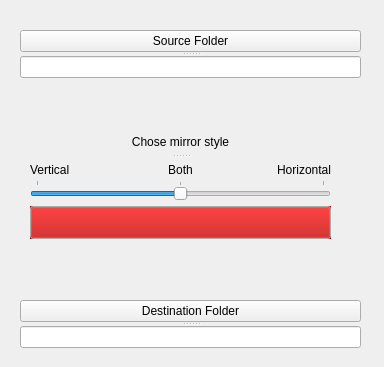
<?xml version="1.0" encoding="UTF-8"?>
<ui version="4.0">
 <class>MainWindow</class>
 <widget class="QMainWindow" name="MainWindow">
  <property name="geometry">
   <rect>
    <x>0</x>
    <y>0</y>
    <width>384</width>
    <height>367</height>
   </rect>
  </property>
  <property name="windowTitle">
   <string>Mirror Folders App - paraal1 v1.0</string>
  </property>
  <property name="autoFillBackground">
   <bool>false</bool>
  </property>
  <property name="toolButtonStyle">
   <enum>Qt::ToolButtonStyle::ToolButtonIconOnly</enum>
  </property>
  <widget class="QWidget" name="centralwidget">
   <widget class="QSplitter" name="splitter">
    <property name="geometry">
     <rect>
      <x>20</x>
      <y>30</y>
      <width>341</width>
      <height>48</height>
     </rect>
    </property>
    <property name="orientation">
     <enum>Qt::Orientation::Vertical</enum>
    </property>
    <widget class="QPushButton" name="btnSourceFolder">
     <property name="text">
      <string>Source Folder</string>
     </property>
    </widget>
    <widget class="QLineEdit" name="txtPathSourceFolder">
     <property name="readOnly">
      <bool>true</bool>
     </property>
    </widget>
   </widget>
   <widget class="QWidget" name="">
    <property name="geometry">
     <rect>
      <x>30</x>
      <y>180</y>
      <width>301</width>
      <height>59</height>
     </rect>
    </property>
    <layout class="QVBoxLayout" name="verticalLayout">
     <item>
      <widget class="QSlider" name="horizontalSlider">
       <property name="maximum">
        <number>2</number>
       </property>
       <property name="pageStep">
        <number>1</number>
       </property>
       <property name="value">
        <number>1</number>
       </property>
       <property name="sliderPosition">
        <number>1</number>
       </property>
       <property name="tracking">
        <bool>true</bool>
       </property>
       <property name="orientation">
        <enum>Qt::Orientation::Horizontal</enum>
       </property>
       <property name="invertedAppearance">
        <bool>false</bool>
       </property>
       <property name="invertedControls">
        <bool>false</bool>
       </property>
       <property name="tickPosition">
        <enum>QSlider::TickPosition::TicksAbove</enum>
       </property>
      </widget>
     </item>
     <item>
      <widget class="QPushButton" name="btnMirrorFolder">
       <property name="enabled">
        <bool>true</bool>
       </property>
       <property name="palette">
        <palette>
         <active>
          <colorrole role="Button">
           <brush brushstyle="SolidPattern">
            <color alpha="255">
             <red>182</red>
             <green>0</green>
             <blue>0</blue>
            </color>
           </brush>
          </colorrole>
         </active>
         <inactive>
          <colorrole role="Button">
           <brush brushstyle="SolidPattern">
            <color alpha="255">
             <red>182</red>
             <green>0</green>
             <blue>0</blue>
            </color>
           </brush>
          </colorrole>
         </inactive>
         <disabled>
          <colorrole role="Button">
           <brush brushstyle="SolidPattern">
            <color alpha="255">
             <red>182</red>
             <green>0</green>
             <blue>0</blue>
            </color>
           </brush>
          </colorrole>
         </disabled>
        </palette>
       </property>
       <property name="font">
        <font>
         <pointsize>20</pointsize>
         <fontweight>ExtraBold</fontweight>
        </font>
       </property>
       <property name="acceptDrops">
        <bool>true</bool>
       </property>
       <property name="autoFillBackground">
        <bool>true</bool>
       </property>
       <property name="text">
        <string/>
       </property>
       <property name="icon">
        <iconset theme="QIcon::ThemeIcon::MediaSeekForward"/>
       </property>
       <property name="iconSize">
        <size>
         <width>20</width>
         <height>20</height>
        </size>
       </property>
       <property name="shortcut">
        <string/>
       </property>
       <property name="checkable">
        <bool>false</bool>
       </property>
       <property name="autoExclusive">
        <bool>false</bool>
       </property>
       <property name="autoDefault">
        <bool>false</bool>
       </property>
       <property name="default">
        <bool>false</bool>
       </property>
      </widget>
     </item>
    </layout>
   </widget>
   <widget class="QSplitter" name="splitter_3">
    <property name="geometry">
     <rect>
      <x>30</x>
      <y>130</y>
      <width>301</width>
      <height>51</height>
     </rect>
    </property>
    <property name="orientation">
     <enum>Qt::Orientation::Vertical</enum>
    </property>
    <widget class="QLabel" name="label_4">
     <property name="styleSheet">
      <string notr="true">font: 700 9pt &quot;Segoe UI&quot;;</string>
     </property>
     <property name="frameShape">
      <enum>QFrame::Shape::NoFrame</enum>
     </property>
     <property name="frameShadow">
      <enum>QFrame::Shadow::Sunken</enum>
     </property>
     <property name="midLineWidth">
      <number>90</number>
     </property>
     <property name="text">
      <string>Chose mirror style</string>
     </property>
     <property name="textFormat">
      <enum>Qt::TextFormat::MarkdownText</enum>
     </property>
     <property name="scaledContents">
      <bool>false</bool>
     </property>
     <property name="alignment">
      <set>Qt::AlignmentFlag::AlignCenter</set>
     </property>
     <property name="wordWrap">
      <bool>true</bool>
     </property>
    </widget>
    <widget class="QWidget" name="">
     <layout class="QHBoxLayout" name="horizontalLayout">
      <item>
       <widget class="QLabel" name="label">
        <property name="frameShape">
         <enum>QFrame::Shape::NoFrame</enum>
        </property>
        <property name="frameShadow">
         <enum>QFrame::Shadow::Plain</enum>
        </property>
        <property name="text">
         <string>Vertical</string>
        </property>
        <property name="scaledContents">
         <bool>false</bool>
        </property>
        <property name="alignment">
         <set>Qt::AlignmentFlag::AlignLeading|Qt::AlignmentFlag::AlignLeft|Qt::AlignmentFlag::AlignVCenter</set>
        </property>
        <property name="wordWrap">
         <bool>true</bool>
        </property>
       </widget>
      </item>
      <item>
       <widget class="QLabel" name="label_3">
        <property name="frameShape">
         <enum>QFrame::Shape::NoFrame</enum>
        </property>
        <property name="text">
         <string>Both</string>
        </property>
        <property name="scaledContents">
         <bool>false</bool>
        </property>
        <property name="alignment">
         <set>Qt::AlignmentFlag::AlignCenter</set>
        </property>
        <property name="wordWrap">
         <bool>true</bool>
        </property>
       </widget>
      </item>
      <item>
       <widget class="QLabel" name="label_2">
        <property name="frameShape">
         <enum>QFrame::Shape::NoFrame</enum>
        </property>
        <property name="text">
         <string>Horizontal</string>
        </property>
        <property name="scaledContents">
         <bool>false</bool>
        </property>
        <property name="alignment">
         <set>Qt::AlignmentFlag::AlignRight|Qt::AlignmentFlag::AlignTrailing|Qt::AlignmentFlag::AlignVCenter</set>
        </property>
        <property name="wordWrap">
         <bool>true</bool>
        </property>
       </widget>
      </item>
     </layout>
    </widget>
   </widget>
   <widget class="QSplitter" name="splitter_2">
    <property name="geometry">
     <rect>
      <x>20</x>
      <y>300</y>
      <width>341</width>
      <height>48</height>
     </rect>
    </property>
    <property name="orientation">
     <enum>Qt::Orientation::Vertical</enum>
    </property>
    <widget class="QPushButton" name="btnDestinationFolder">
     <property name="enabled">
      <bool>true</bool>
     </property>
     <property name="autoFillBackground">
      <bool>false</bool>
     </property>
     <property name="text">
      <string>Destination Folder</string>
     </property>
     <property name="checkable">
      <bool>false</bool>
     </property>
     <property name="checked">
      <bool>false</bool>
     </property>
     <property name="autoDefault">
      <bool>false</bool>
     </property>
    </widget>
    <widget class="QLineEdit" name="txtDestinationFolder">
     <property name="readOnly">
      <bool>true</bool>
     </property>
    </widget>
   </widget>
  </widget>
 </widget>
 <tabstops>
  <tabstop>txtPathSourceFolder</tabstop>
  <tabstop>btnSourceFolder</tabstop>
  <tabstop>btnDestinationFolder</tabstop>
  <tabstop>horizontalSlider</tabstop>
  <tabstop>btnMirrorFolder</tabstop>
  <tabstop>txtDestinationFolder</tabstop>
 </tabstops>
 <resources/>
 <connections/>
</ui>
